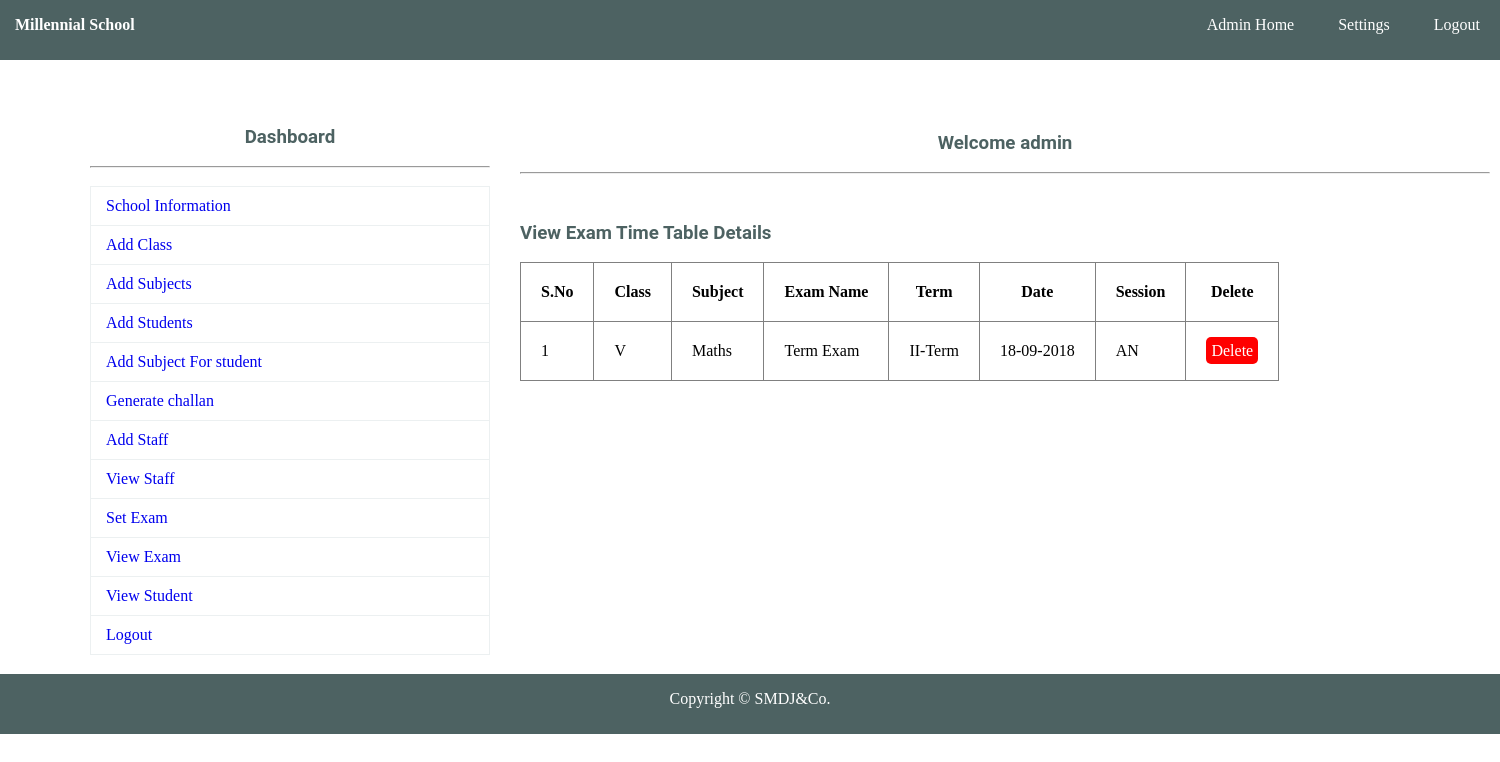
The page /MillennialSchool.com/school/view_exam.php (signed in) on the database its author committed.
### tables this page shows
CREATE TABLE `exam` (
  `EID` int(11) NOT NULL,
  `ENAME` varchar(150) NOT NULL,
  `ETYPE` varchar(150) NOT NULL,
  `EDATE` varchar(150) NOT NULL,
  `SESSION` varchar(150) NOT NULL,
  `CLASS` varchar(150) NOT NULL,
  `SUB` varchar(150) NOT NULL
);

### MillennialSchool.com/school/view_exam.php (the view, shortened to what this page needs)
<?php
	include"database.php";
?>
<!DOCTYPE html>
<html>
	<head>
		<link rel="stylesheet" type="text/css" href="css/style.css">
	</head>
	<body>
			<?php include"navbar.php";?><br>
			<div id="section">
					<?php include"sidebar.php";?><br><br><br>
					<h3 class="text">Welcome <?php echo $_SESSION["ANAME"]; ?></h3><br><hr><br>
				<div class="content">
						<h3 >View Exam Time Table Details</h3><br>
						<table border="1px">
							<tr>
								<th>S.No</th>
								<th>Class </th>
								<th>Subject</th>
								<th>Exam Name</th>
								<th>Term</th>
								<th>Date</th>
								<th>Session</th>
								<th>Delete</th>
							</tr>
							<?php
								$s="select * from exam";
								$res=$db->query($s);
								if($res->num_rows>0)
								{
									$i=0;
									while($r=$res->fetch_assoc())
									{
										$i++;
										echo "
											<tr>
												<td>{$i}</td>
												<td>{$r["CLASS"]}</td>
												<td>{$r["SUB"]}</td>
												<td>{$r["ENAME"]}</td>
												<td>{$r["ETYPE"]}</td>
												<td>{$r["EDATE"]}</td>
												<td>{$r["SESSION"]}</td>
												<td><a href='exam_delete.php?id={$r["EID"]}' class='btnr'>Delete</a></td>
											</tr>
										";
									}
								}
								else
								{
									echo "No Record Found";
								}
							?>
						</table>
				</div>
			</div>
				<?php include"footer.php";?>
	</body>
</html>

### MillennialSchool.com/school/css/style.css (style rules this page uses)
* { padding:0px; margin:0px; }
html { background:#fff; }
a { text-decoration:none; }
h1,h2,h3,h4,h5,h6,label { font-family:roboto; color:#4D6262; }
.btnr { border-radius:5px; padding:5px; background:#ff0000; color:white; }
.text { text-align:center; }
#section { height:auto; width:1400px; margin-left:90px; font-family:cambria; }
.content { margin-top:30px; height:auto; width:950px; float:left; }
tr,td,th { padding:20px; }
table { border-collapse:collapse; }

### rows shown on the page
exam: CLASS "V", SUB "Maths", ENAME "Term Exam", ETYPE "II-Term", EDATE "18-09-2018", SESSION "AN"

### other values the page prints
$_SESSION["ANAME"] "admin"
